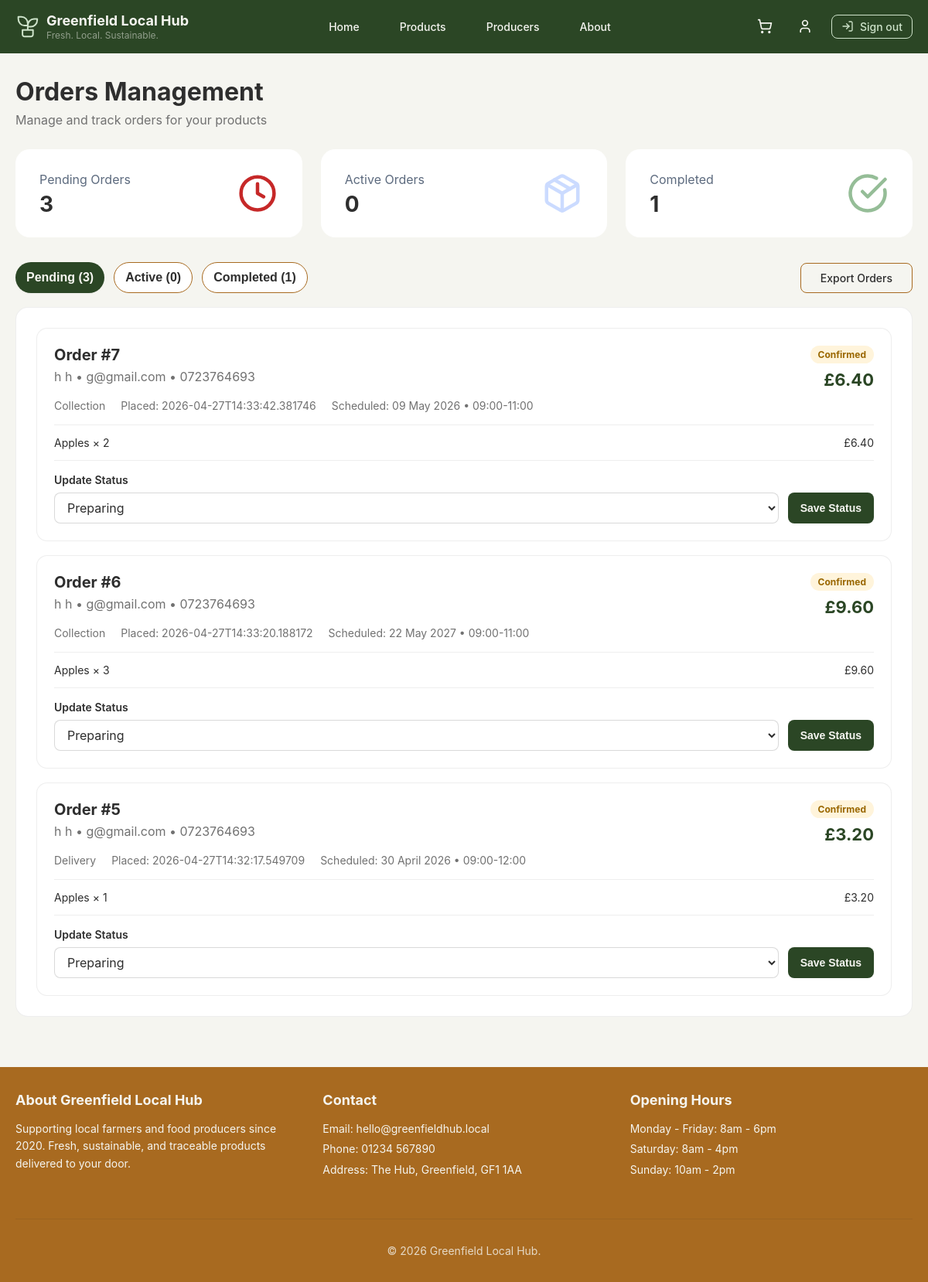
Page /producer-orders (signed in) on the committed database.
### tables this page shows
CREATE TABLE orders (
order_id INTEGER PRIMARY KEY AUTOINCREMENT,
customer_id INTEGER NOT NULL,
order_date TEXT NOT NULL,
status TEXT NOT NULL,
collection_or_delivery TEXT NOT NULL,
scheduled_time TEXT NOT NULL,
scheduled_date TEXT NOT NULL DEFAULT '',
scheduled_slot TEXT NOT NULL DEFAULT '',
total_price NUMERIC NOT NULL,
loyalty_reward_code TEXT,
loyalty_discount NUMERIC NOT NULL DEFAULT 0,
points_redeemed INTEGER NOT NULL DEFAULT 0,
FOREIGN KEY (customer_id) REFERENCES customer(customer_id) ON DELETE CASCADE ON DELETE CASCADE
);

CREATE TABLE order_items (
order_item_id INTEGER PRIMARY KEY AUTOINCREMENT,
order_id INTEGER NOT NULL,
product_id INTEGER NOT NULL,
quantity INTEGER NOT NULL,
price_at_purchase NUMERIC NOT NULL,
FOREIGN KEY (order_id) REFERENCES orders(order_id) ON DELETE CASCADE,
FOREIGN KEY (product_id) REFERENCES product(product_id) ON DELETE CASCADE
);

CREATE TABLE product (
product_id INTEGER PRIMARY KEY AUTOINCREMENT,
producer_id INTEGER NOT NULL,
name TEXT NOT NULL,
description TEXT NOT NULL,
price NUMERIC NOT NULL,
category TEXT NOT NULL,
image_url TEXT NOT NULL,
is_available INTEGER NOT NULL,
stock INTEGER NOT NULL,
FOREIGN KEY (producer_id) REFERENCES producer(producer_id) ON DELETE CASCADE
);

### app.py (the view, shortened to what this page needs)
@app.route("/producer-orders")
@login_required
def producer_orders():
    db = get_db()
    orders = get_producer_orders(db, current_user.id)
    db.close()
    return render_template("producer-orders.html", orders=orders)

### app.py (called while the page is built)
def get_db():
    db = sqlite3.connect("glh.db")
    db.row_factory = sqlite3.Row
    db.execute("PRAGMA foreign_keys = ON")
    return db

def get_next_statuses(status, collection_or_delivery):
    transitions = ORDER_STATUS_TRANSITIONS.get(status, {})
    return transitions.get(collection_or_delivery, [])

@app.context_processor
def inject_cart_count():
    if current_user.is_authenticated and current_user.user_type == "customer":
        db = get_db()
        count = get_cart_count(db, current_user.id)
        db.close()
        return {"cart_count": count}
    return {"cart_count": 0}

### templates/producer-orders.html (shortened to what this page needs)
{% extends "base.html" %} {% block title %}Orders Management | Greenfield Local Hub {% endblock %}
{% block content %}
{% set pending_statuses = ['Confirmed',
'Preparing'] %} {% set active_statuses = ['Ready for Collection', 'Out for
Delivery'] %}
{% set counts = namespace(pending=0, active=0, completed=0) %} {% for order in orders %} {% if order.status in pending_statuses %} {% set counts.pending = counts.pending + 1 %} {% elif order.status in active_statuses %} {% set counts.active = counts.active + 1 %} {% else %} {% set counts.completed = counts.completed + 1 %} {% endif %} {% endfor %}
<section class="producer-orders-page">
  <div class="producer-orders-container">
    <header class="producer-orders-header">
      <div class="title-group">
        <h1>Orders Management</h1>
        <p>Manage and track orders for your products</p>
      </div>
    </header>
    <div class="producer-orders-stats">
      <article class="producer-orders-stat producer-orders-stat--pending">
        <div>
          <span>Pending Orders</span>
          <strong>{{ counts.pending }}</strong>
        </div>
        <svg viewBox="0 0 48 48" fill="none" aria-hidden="true">
          <circle cx="24" cy="24" r="19" stroke="currentColor" stroke-width="4" />
          <path d="M24 13V24L31 28" stroke="currentColor" stroke-width="4" stroke-linecap="round"
            stroke-linejoin="round" />
        </svg>
      </article>
      <article class="producer-orders-stat producer-orders-stat--active">
        <div>
          <span>Active Orders</span>
          <strong>{{ counts.active }}</strong>
        </div>
      </article>
      <article class="producer-orders-stat producer-orders-stat--completed">
        <div>
          <span>Completed</span>
          <strong>{{ counts.completed }}</strong>
        </div>
      </article>
    </div>
    <div class="orders-header">
      <div class="producer-orders-tabs">
        <button type="button" class="producer-orders-tab btn btn-secondary active" data-orders-tab="pending">
          Pending ({{ counts.pending }})
        </button>
        <button type="button" class="producer-orders-tab btn btn-secondary" data-orders-tab="active">
          Active ({{ counts.active }})
        </button>
        <button type="button" class="producer-orders-tab btn btn-secondary" data-orders-tab="completed">
          Completed ({{ counts.completed }})
        </button>
      </div>
      <div class="export-orders">
        <a href="{{ url_for('export_producer_orders') }}" class="btn btn-secondary">
          Export Orders
        </a>
      </div>
    </div>
    <section class="producer-orders-panel">
      {% if orders %}
      <div class="producer-orders-list">
        {% for order in orders %} {% if order.status in pending_statuses %} {%
        set order_group = 'pending' %} {% elif order.status in active_statuses
        %} {% set order_group = 'active' %} {% else %} {% set order_group =
        'completed' %} {% endif %}
        <article class="producer-orders-card" data-orders-group="{{ order_group }}">
          <div class="producer-orders-card_top">
            <div>
              <h2>Order #{{ order.order_id }}</h2>
              <p>
                {{ order.customer_name }} • {{ order.customer_email }} • {{
                order.customer_phone }}
              </p>
            </div>
            <div class="producer-orders-card_summary">
              <span class="producer-orders-status producer-orders-status--{{ order_group }}">{{ order.status }}</span>
              <strong>£{{ '%.2f'|format(order.producer_total) }}</strong>
            </div>
          </div>
          <div class="producer-orders-card_meta">
            <span>{{ order.collection_or_delivery }}</span>
            <span>Placed: {{ order.order_date }}</span>
            {% if order.scheduled_date or order.scheduled_slot %}
            <span>Scheduled: {{ order.scheduled_date }}{% if order.scheduled_slot
              %} • {{ order.scheduled_slot }}{% endif %}</span>
            {% endif %}
          </div>
          <div class="producer-orders-items">
            {% for item in order["items"] %}
            <div class="producer-orders-items_row">
              <span>{{ item.name }} × {{ item.quantity }}</span>
              <span>£{{ '%.2f'|format(item.quantity * item.price_at_purchase)
                }}</span>
            </div>
            {% endfor %}
          </div>
          {% if order.next_statuses %}
          <form method="POST" action="{{ url_for('update_producer_order_status', order_id=order.order_id) }}"
            class="producer-orders-update">
            <label for="status-{{ order.order_id }}">Update Status</label>
            <div class="producer-orders-update_controls">
              <select id="status-{{ order.order_id }}" name="status" required class="form-control">
                {% for next_status in order.next_statuses %}
                <option value="{{ next_status }}">{{ next_status }}</option>
                {% endfor %}
              </select>
              <button type="submit" class="btn btn-primary ">Save Status</button>
            </div>
          </form>
          {% endif %}
        </article>
        {% endfor %}
      </div>
      {% endif %}
    </section>
  </div>
</section>
{% endblock %}

### rows in the picture
orders: order_id "7", customer_name "h h", customer_email "g@gmail.com", customer_phone "0723764693", status "Confirmed", producer_total "6.40", collection_or_delivery "Collection", order_date "2026-04-27T14:33:42.381746", scheduled_date "09 May 2026", scheduled_slot "09:00-11:00", status "Preparing"
order_items: name "Apples", quantity "2", item.quantity*item.price_at_purchase "6.40"
orders: order_id "6", customer_name "h h", customer_email "g@gmail.com", customer_phone "0723764693", status "Confirmed", producer_total "9.60", collection_or_delivery "Collection", order_date "2026-04-27T14:33:20.188172", scheduled_date "22 May 2027", scheduled_slot "09:00-11:00", status "Preparing"
order_items: name "Apples", quantity "3", item.quantity*item.price_at_purchase "9.60"
orders: order_id "5", customer_name "h h", customer_email "g@gmail.com", customer_phone "0723764693", status "Confirmed", producer_total "3.20", collection_or_delivery "Delivery", order_date "2026-04-27T14:32:17.549709", scheduled_date "30 April 2026", scheduled_slot "09:00-12:00", status "Preparing"
order_items: name "Apples", quantity "1", item.quantity*item.price_at_purchase "3.20"

### other values in the picture
{{ counts.pending }} "3"
{{ counts.active }} "0"
{{ counts.completed }} "1"
